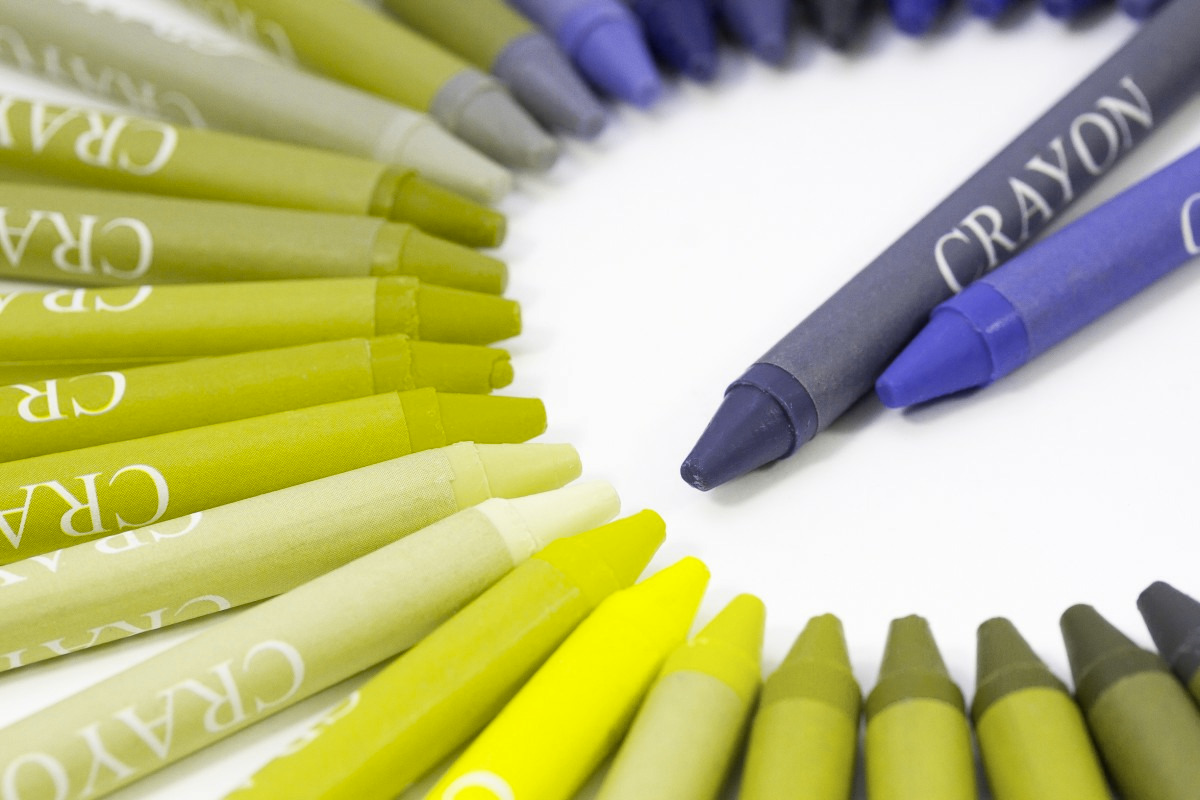
#> input picture daltonize/tests/data/colored_crayons_d.jpg, 1200 x 800 px
$ python daltonize.py tests/data/colored_crayons_d.jpg out.png
#> lines starting #> are read from the running program, lines starting #| are printed output that depends on the picture; after the words box and inside, x2 and y2 are one past the last pixel; in counts of white or black regions, pixels touching at a corner belong together
#!/usr/bin/env python

"""
   Written by Joerg Dietrich <astro@joergdietrich.com>. Copyright 2015-2020
   Based on original code by Oliver Siemoneit. Copyright 2007
   This code is licensed under the GNU GPL version 2, see COPYING for details.
"""

from collections import OrderedDict
import pickle
from pkg_resources import parse_version
import warnings

from PIL import Image
import numpy as np
assert parse_version(np.__version__) >= parse_version('1.9.0'), \
    "numpy >= 1.9.0 is required for daltonize"
try:
    import matplotlib as mpl
    _NO_MPL = False
except ImportError:
    _NO_MPL = True

COLOR_KEYS = ("color", "fc", "ec", "mec", "mfc", "mfcalt", "cmap", "array")

def transform_colorspace(img, mat):
    """Transform image to a different color space.

    Arguments:
    ----------
    img : array of shape (M, N, 3)
    mat : array of shape (3, 3)
        conversion matrix to different color space

    Returns:
    --------
    out : array of shape (M, N, 3)
    """
    return img @ mat.T


def simulate(rgb, color_deficit="d"):
    """Simulate the effect of color blindness on an image.

    Arguments:
    ----------
    rgb : array of shape (M, N, 3)
        original image in RGB format, values must be [0, 1] bounded
    color_deficit : {"d", "p", "t"}, optional
        type of colorblindness, d for deuteronopia (default),
        p for protonapia,
        t for tritanopia

    Returns:
    --------
    sim_rgb : array of shape (M, N, 3)
        simulated image in RGB format
    """
    # Colorspace transformation matrices
    cb_matrices = {
        "d": np.array([[1, 0, 0], [1.10104433,  0, -0.00901975], [0, 0, 1]], dtype=np.float16),
        "p": np.array([[0, 0.90822864, 0.008192], [0, 1, 0], [0, 0, 1]], dtype=np.float16),
        "t": np.array([[1, 0, 0], [0, 1, 0], [-0.15773032,  1.19465634, 0]], dtype=np.float16),
    }
    rgb2lms = np.array([[0.3904725 , 0.54990437, 0.00890159],
       [0.07092586, 0.96310739, 0.00135809],
       [0.02314268, 0.12801221, 0.93605194]], dtype=np.float16)
    # Precomputed inverse
    lms2rgb = np.array([[ 2.85831110e+00, -1.62870796e+00, -2.48186967e-02],
       [-2.10434776e-01,  1.15841493e+00,  3.20463334e-04],
       [-4.18895045e-02, -1.18154333e-01,  1.06888657e+00]], dtype=np.float16)
    # first go from RBG to LMS space
    lms = transform_colorspace(rgb, rgb2lms)
    # Calculate image as seen by the color blind
    sim_lms = transform_colorspace(lms, cb_matrices[color_deficit])
    # Transform back to RBG
    sim_rgb = transform_colorspace(sim_lms, lms2rgb)
    return np.clip(sim_rgb, 0, 1)


def daltonize(rgb, color_deficit='d'):
    """
    Adjust color palette of an image to compensate color blindness.

    Arguments:
    ----------
    rgb : array of shape (M, N, 3)
        original image in RGB format, values must be [0, 1] bounded
    color_deficit : {"d", "p", "t"}, optional
        type of colorblindness, d for deuteronopia (default),
        p for protonapia,
        t for tritanopia

    Returns:
    --------
    dtpn : array of shape (M, N, 3)
        image in RGB format with colors adjusted
    """
    sim_rgb = simulate(rgb, color_deficit)
    err2mod = np.array([[0, 0, 0], [0.7, 1, 0], [0.7, 0, 1]])
    # rgb - sim_rgb contains the color information that dichromats
    # cannot see. err2mod rotates this to a part of the spectrum that
    # they can see.
    err = transform_colorspace(rgb - sim_rgb, err2mod)
    dtpn = err + rgb
    return np.clip(dtpn, 0, 1)


def array_to_img(arr, gamma=2.4):
    """Convert a numpy array to a PIL image.

    Arguments:
    ----------
    arr : array of shape (M, N, 3)
    gamma : float exponent of gamma correction

    Returns:
    --------
    img : PIL.Image.Image
        RGB image created from array
    """
    # clip values to lie in the range [0, 255]
    arr = inverse_gamma_correction(arr, gamma=gamma)
    arr = np.clip(arr, 0, 255)
    arr = arr.astype('uint8')
    img = Image.fromarray(arr, mode='RGB')
    return img


# [301 lines left out: functions get_child_colors, get_mpl_colors, get_key_colors, arrays_from_dict, _set_colors_from_array, set_mpl_colors and 4 more, not called in this run]

def gamma_correction(rgb, gamma=2.4):
    """
    Apply sRGB gamma correction
    :param rgb: array of shape (M, N, 3) with sRGB values in the range [0, 255]
    :param gamma:
    :return: linear_rgb, array of shape (M, N, 3) with linear sRGB values between in the range [0, 1]
    """
    linear_rgb = np.zeros_like(rgb, dtype=np.float16)
    for i in range(3):
        idx = rgb[:, :, i] > 0.04045 * 255
        linear_rgb[idx, i] = ((rgb[idx, i] / 255 + 0.055) / 1.055)**gamma
        idx = np.logical_not(idx)
        linear_rgb[idx, i] = rgb[idx, i] / 255 / 12.92
    return linear_rgb

def inverse_gamma_correction(linear_rgb, gamma=2.4):
    """

    :param linear_rgb: array of shape (M, N, 3) with linear sRGB values between in the range [0, 1]
    :param gamma: float
    :return: array of shape (M, N, 3) with inverse gamma correction applied, values in the range [0, 255]
    """
    rgb = np.zeros_like(linear_rgb, dtype=np.float16)
    for i in range(3):
        idx = linear_rgb[:, :, i] <= 0.0031308
        rgb[idx, i] = 255 * 12.92 * linear_rgb[idx, i]
        idx = np.logical_not(idx)
        rgb[idx, i] = 255 * (1.055 * linear_rgb[idx, i]**(1/gamma) - 0.055)
    return np.round(rgb)


def main():
    import argparse
    # pylint: disable=invalid-name
    parser = argparse.ArgumentParser()
    parser.add_argument("input_image", type=str)
    parser.add_argument("output_image", type=str)
    group = parser.add_mutually_exclusive_group()
    group.add_argument("-s", "--simulate", help="create simulated image",
                       action="store_true")
    group.add_argument("-d", "--daltonize",
                       help="adjust image color palette for color blindness",
                       action="store_true")
    parser.add_argument("-t", "--type", type=str, choices=["d", "p", "t"],
                        help="type of color blindness (deuteranopia, "
                             "protanopia, tritanopia), default is deuteranopia "
                             "(most common)")
    parser.add_argument("-g", "--gamma", type=float, default=2.4,
                        help="value of gamma correction to be applied before transformation. The default "
                             "applies the standard sRGB correction with an exponent of 2.4 "
                             "Use 1 for no gamma correction.")
    args = parser.parse_args()

    if args.simulate is False and args.daltonize is False:
        warnings.warn("No action specified, assume daltonizing")
        args.daltonize = True
    if args.type is None:
        args.type = "d"

    orig_img = np.asarray(Image.open(args.input_image).convert("RGB"), dtype=np.float16)
    orig_img = gamma_correction(orig_img, args.gamma)
#> the loop in gamma_correction, `for i in range(3):` made 3 passes
#> pass 1, in gamma_correction, `idx = rgb[:, :, i] > 0.04045 * 255`:
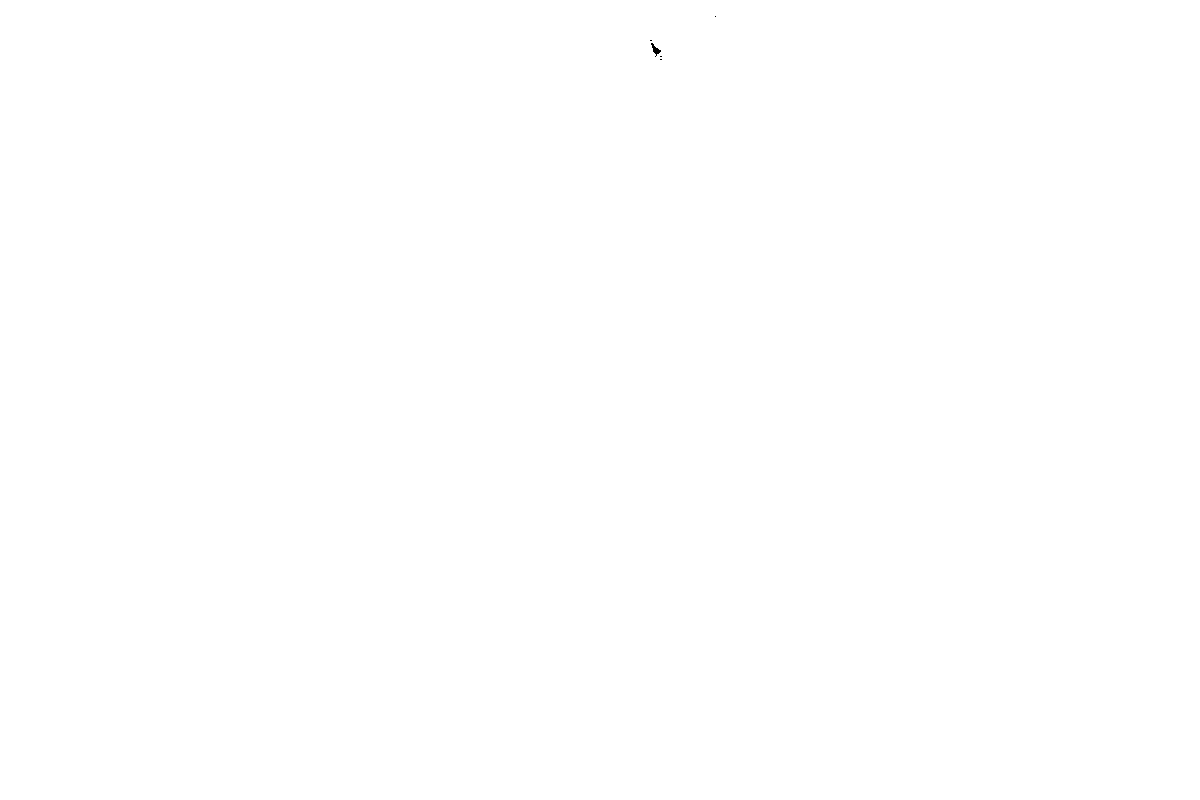
#> idx: shape (800, 1200) bool; 100% white; 5 black regions (4 under 20 px), largest, box (x1, y1, x2, y2) and area: (651, 43, 661, 57) 54
#> after the loop in gamma_correction, `for i in range(3):`:
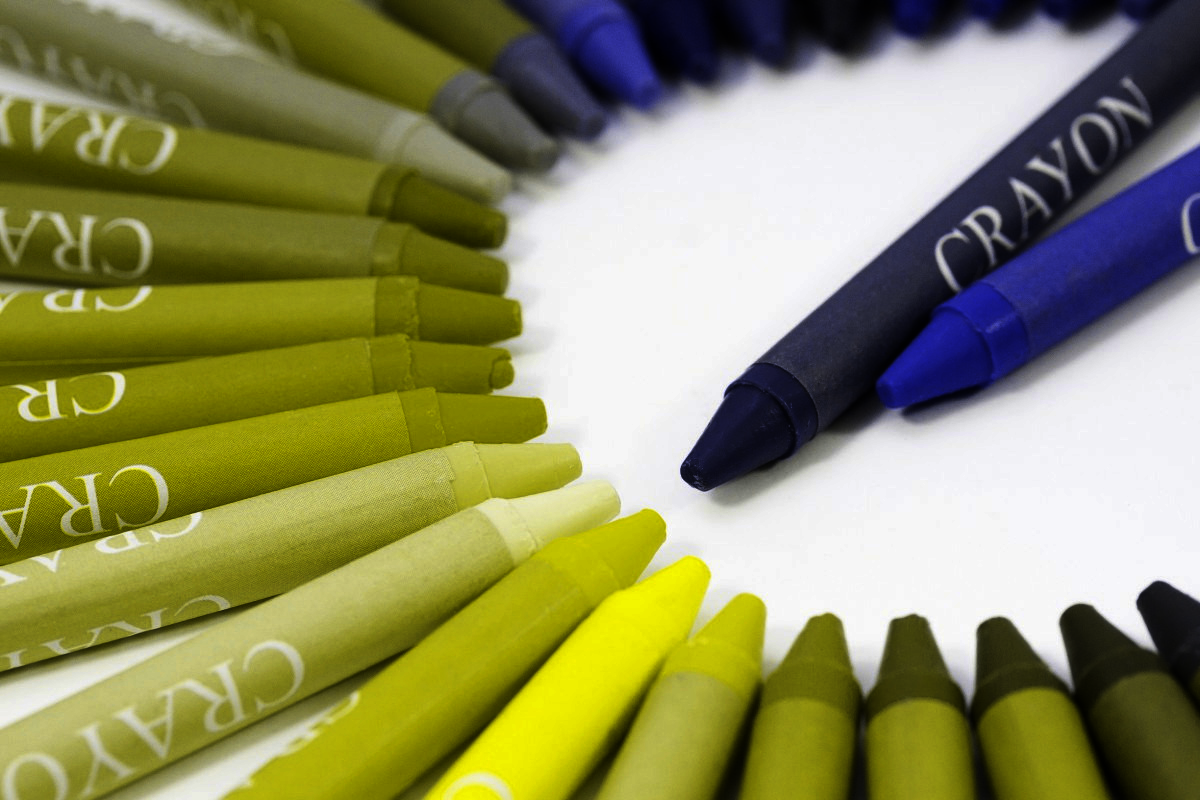
#> linear_rgb: shape (800, 1200, 3) float16; mean R, G, B 0.561, 0.561, 0.373

    if args.simulate:
        simul_rgb = simulate(orig_img, args.type)
        simul_img = array_to_img(simul_rgb, args.gamma)
        simul_img.save(args.output_image)
    if args.daltonize:
        dalton_rgb = daltonize(orig_img, args.type)
#> in transform_colorspace (call 4), `return img @ mat.T`:
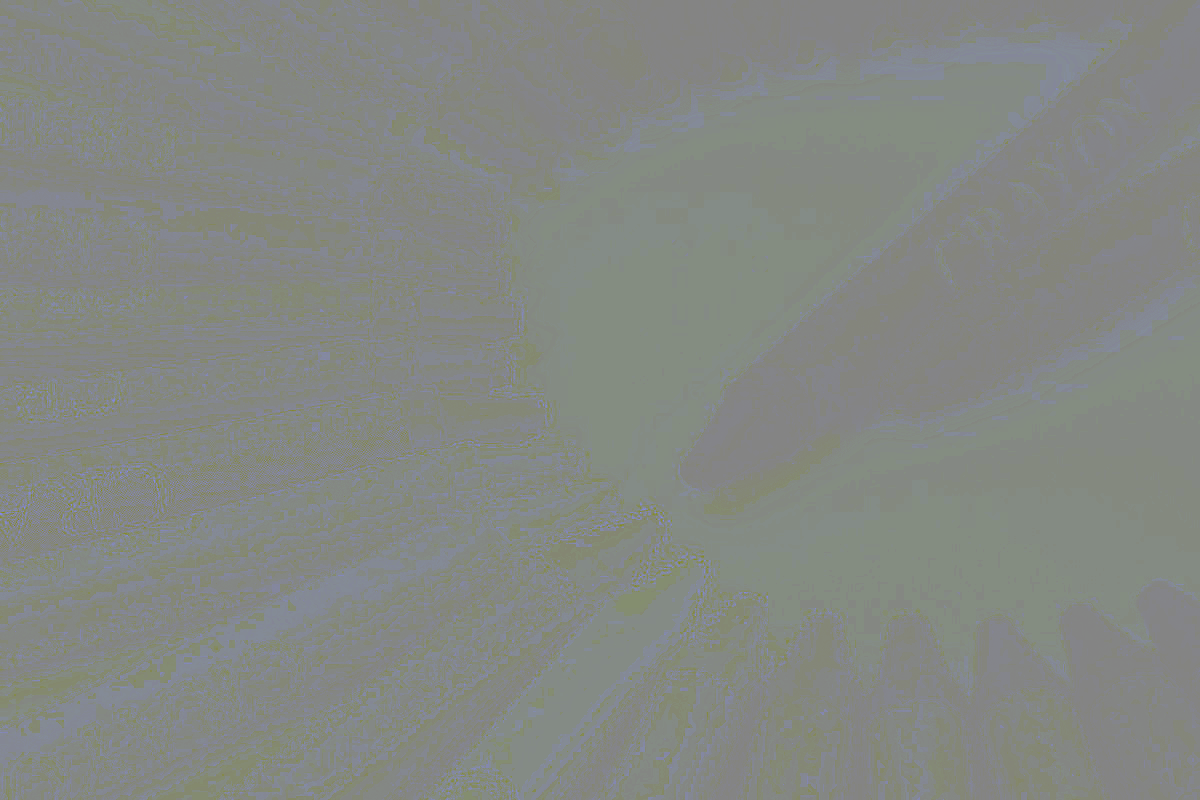
#> returned value: shape (800, 1200, 3) float64; mean of channels 0, 1, 2 0, 0.000775, -0.000113; drawn with min black and max white
        dalton_img = array_to_img(dalton_rgb, args.gamma)
#> the loop in inverse_gamma_correction, `for i in range(3):` made 3 passes
#> pass 3, in inverse_gamma_correction, `idx = linear_rgb[:, :, i] <= 0.0031308`:
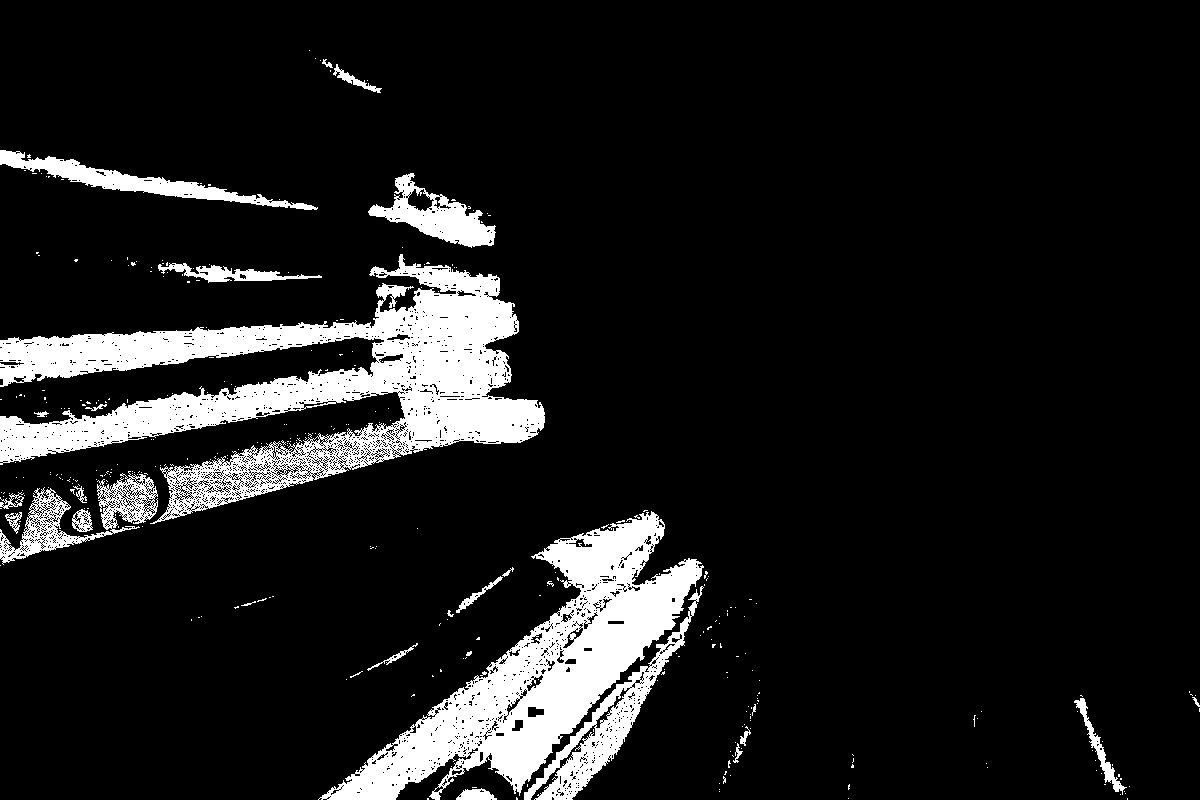
#> idx: shape (800, 1200) bool; 11.2% white; 335 white regions (307 under 20 px), largest, box (x1, y1, x2, y2) and area: (0, 254, 545, 524) 51292, (318, 511, 704, 800) 33247, (524, 586, 704, 800) 5977
        dalton_img.save(args.output_image)


if __name__ == '__main__':
    main()
